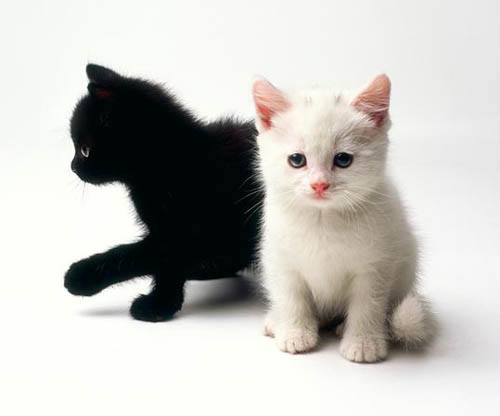
%> input picture hw5/imgs/black-white-kittens2.jpg, 500 x 416 px
$ octave --eval "result = ComputeFeatures(imread('../imgs/black-white-kittens2.jpg'));"   (GNU Octave 9; MATLAB toolbox functions it lacks are replaced by stand-ins)
%> lines starting %> are read from the running program, lines starting %| are printed output that depends on the picture; in (x1, y1, x2, y2) boxes, pixels count from 0 and x2, y2 are one past the last pixel; in counts of white or black regions, pixels touching at a corner belong together; the program's own positions count from 1
function features = ComputeFeatures(img)
% Compute a feature vector for all pixels of an image. You can use this
% function as a starting point to implement your own custom feature
% vectors.
%
% INPUT
% img - Array of image data of size h x w x 3.
%
% OUTPUT
% features - Array of computed features for all pixels of size h x w x f
%            such that features(i, j, :) is the feature vector (of
%            dimension f) for the pixel img(i, j, :).

    height = size(img, 1);
%> height = 416
    width = size(img, 2);
%> width = 500
    features = zeros(height, width, 6);

    % Convert img to grayscale for extracting additional features.
    gs = im2gray(img);
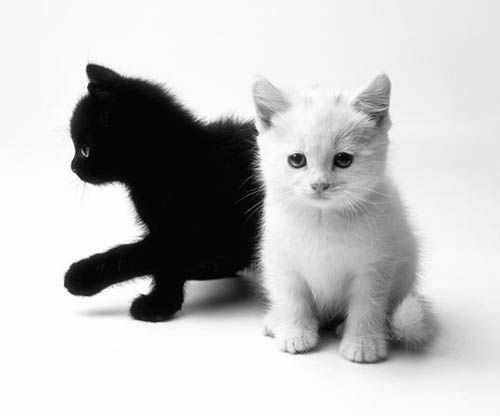
%> gs: size 416x500 uint8; min 0, max 255, mean 193.9

    % Compute edges using Canny method.
    % This may help bring outliers sticking out of an area of the image
    % into the correct cluster (i.e. hairs sticking out on a cat).
    edges = edge(gs,'Canny');
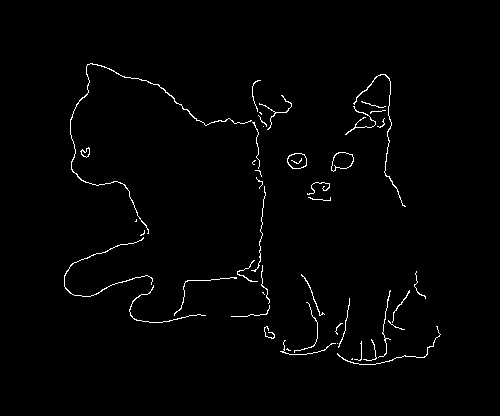
%> edges: size 416x500 logical; 1.4% white in thin lines or dots, all inside (x1, y1, x2, y2) = (64, 63, 441, 365)

    % Compute directional gradients using prewitt method.
    % This may help cluster together areas of similar texture, since more
    % textured surfaces in an image will have more changes in direction
    % (i.e. gravel) whereas less textured surfaces will have less changes
    % in direction (i.e. a flat white wall).
    gradients = imgradient(gs, 'prewitt');
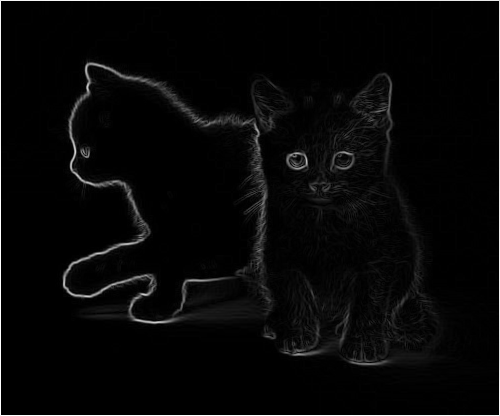
%> gradients: size 416x500 double; min 0, max 762, mean 23.1; drawn with min black and max white

    % Vector implementation.
    features(:,:,1:3) = img;
    colVal = (1:width);
%> colVal = 500 values from 1 to 500
    features(:,:,4) = repmat(colVal, height, 1);

    rowVal = (1:height)';
%> rowVal = 416 values from 1 to 416
    features(:,:,5) = repmat(rowVal, 1, width);

    features(:,:,6) = edges;

% [12 lines of commented-out code are left out]
end

$ run again, on hw5/imgs/black_kitten.jpg
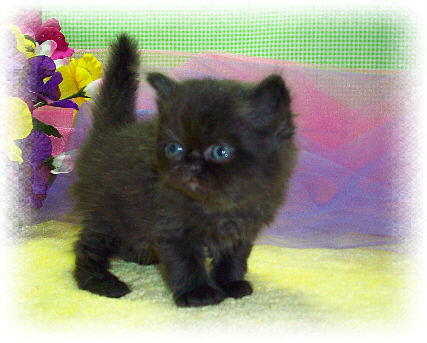
%> input picture hw5/imgs/black_kitten.jpg, 427 x 343 px
%> in ComputeFeatures, `edges = edge(gs,'Canny');`:
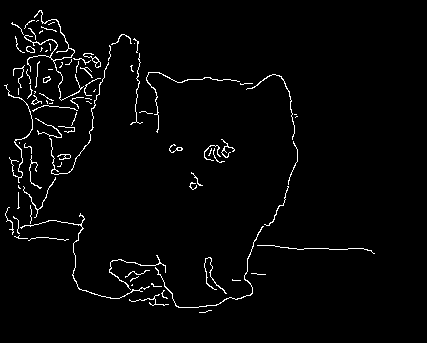
%> edges: size 343x427 logical; 2.6% white in thin lines or dots, all inside (x1, y1, x2, y2) = (4, 10, 375, 313)
%> in ComputeFeatures, `gradients = imgradient(gs, 'prewitt');`:
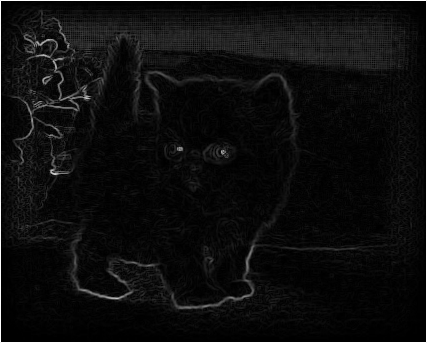
%> gradients: size 343x427 double; min 0, max 765, mean 43.3; drawn with min black and max white
